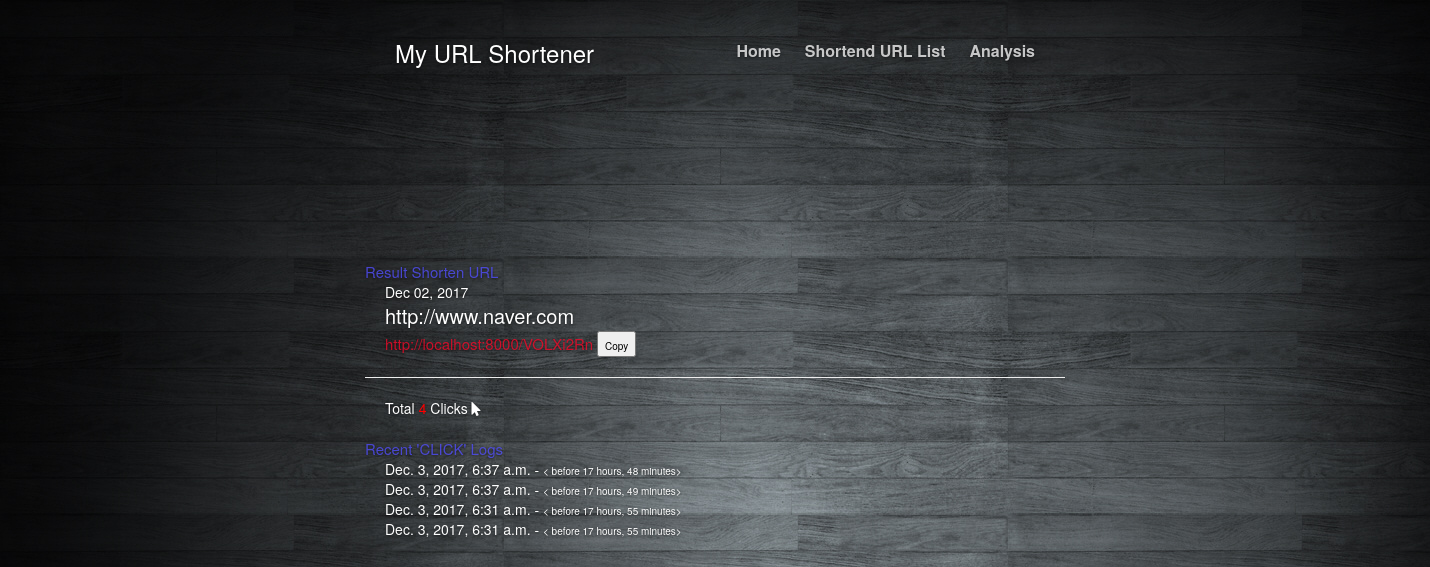
/VOLXi2Rn/status, run on an earlier commit of the app's database.
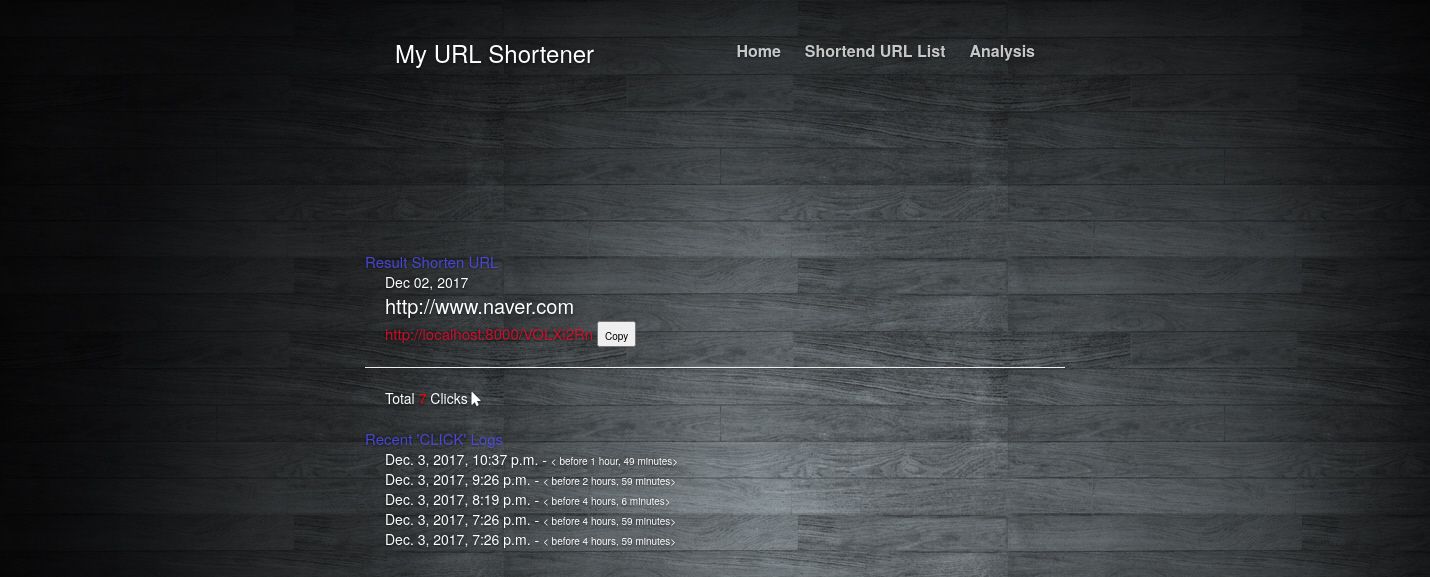
And on a later commit of the database.
### shortener/models.py (models this page shows, shortened)
class Information(models.Model):
    shorten_url = models.OneToOneField(ShortenURL, on_delete=models.CASCADE)
    hit = models.IntegerField(default=0)
    created_at = models.DateTimeField(auto_now_add=True)

class HitUpdatedTime(models.Model):
    information = models.ForeignKey(Information, related_name='updated_time')
    updated_at = models.DateTimeField(auto_now=True)

### shortener/views.py (the view)
# urls.py: url(r'^(?P<additional_url>[\w-]+)/status$',views.shortener_detail, name='detail'),
def shortener_detail(request,additional_url):
    instance = get_object_or_404(ShortenURL,additional_url=additional_url)
    information, created = Information.objects.get_or_create(shorten_url=instance)
    qs = HitUpdatedTime.objects.all().filter(information=information).order_by("-updated_at")[:5]
    created_at = instance.created_at.strftime('%b %d, %Y')
    context = {
        'instance':instance,
        'hit_date':qs,
        'information':information,
        'created_at' : created_at,
    }
    return render(request,'shortener/detail.html',context)

### shortener/models.py (called while the page is built)
    def get_origin_url(self):
        from django.core.urlresolvers import reverse
        return reverse('shortener:redirect', kwargs={'additional_url': self.additional_url})

### shortener/templates/shortener/detail.html (shortened to what this page needs)
{% extends "shortener/base.html"%} {% load crispy_forms_tags %} {% block content %}
<br>
<br>
<div class="container">
    <div class="row">
        <div class="detail_part_1" class="col-md-8">
            <br>
            <br>
            <span id="click">Result Shorten URL</span>
            <br>
            <div style="padding-left:20px;">
                {{created_at}}
                <br>
                <span id="origin_url">{{instance.origin_url}}</span>
                <br>
                <a id="shorten_url" href="{{ instance.get_origin_url }}">http://localhost:8000/{{instance.additional_url}}</a>
                <button onclick="myFunction()" class="button1" name="kwon" value="kwon">
                    <span style="font-size:10px;">Copy</span>
                </button>
                <br>
            </div>
        </div>
    </div>
</div>
<hr>
<div class="container">
    <div class="row">
        <div class="detail_part_1" class="col-md-8">
            <div style="padding-left:20px;">
                Total
                <span style="color:red;">{{ information.hit }} </span> Clicks
                <a href="{{ instance.get_origin_url }}">
                    <i class="fa fa-mouse-pointer" aria-hidden="true"></i>
                </a>
            </div>
        </div>
    </div>
</div>
<br>
<div class="container">
    <div class="row">
        <div class="detail_part_1" class="col-md-8">
            <span id="click">Recent 'CLICK' Logs</span>
            <br>
            <div style="padding-left:20px;">
                 {% for hit_time in hit_date %} {{ hit_time.updated_at}} -
                <span style="font-size:10px;">
                    < before {{hit_time.updated_at|timesince}}>
                </span>
                <br> {% endfor %}
            </div>
        </div>
    </div>
</div>
<br>
{% endblock content %}

What changed in the data, as far as the page shows it:
no longer on this page (row unchanged): HitUpdatedTime: updated_at "Dec. 3, 2017, 6:37 a.m.", updated_at "17 hours, 48 minutes"
no longer on this page (row unchanged): HitUpdatedTime: updated_at "Dec. 3, 2017, 6:37 a.m.", updated_at "17 hours, 49 minutes"
changed Information: hit "4" → "7"
added HitUpdatedTime: updated_at "Dec. 3, 2017, 10:37 p.m.", updated_at "1 hour, 49 minutes"
added HitUpdatedTime: updated_at "Dec. 3, 2017, 9:26 p.m.", updated_at "2 hours, 59 minutes"
added HitUpdatedTime: updated_at "Dec. 3, 2017, 8:19 p.m.", updated_at "4 hours, 6 minutes"
changed HitUpdatedTime (number 4 of 5 on the later page): updated_at "Dec. 3, 2017, 6:31 a.m." → "Dec. 3, 2017, 7:26 p.m."; updated_at "17 hours, 55 minutes" → "4 hours, 59 minutes"
changed HitUpdatedTime (number 5 of 5 on the later page): updated_at "Dec. 3, 2017, 6:31 a.m." → "Dec. 3, 2017, 7:26 p.m."; updated_at "17 hours, 55 minutes" → "4 hours, 59 minutes"
